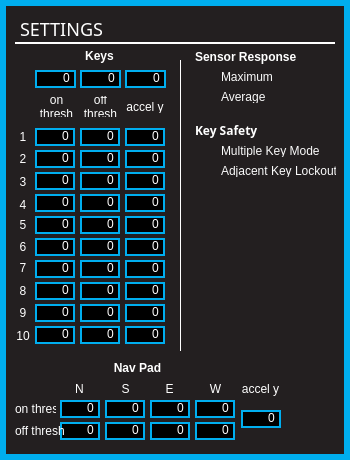
<?xml version="1.0" encoding="UTF-8"?>
<ui version="4.0">
 <class>Form</class>
 <widget class="QWidget" name="Form">
  <property name="geometry">
   <rect>
    <x>0</x>
    <y>0</y>
    <width>350</width>
    <height>460</height>
   </rect>
  </property>
  <property name="windowTitle">
   <string>Form</string>
  </property>
  <property name="styleSheet">
   <string notr="true">QWidget
{
	background:		rgba(35,31,32,255);
	border: 6px solid rgba(0,174,239,255);
}  

QWidget:hover
{
	/*border:				3px solid rgb(0, 126, 126)*/
}        

/* ---------- QLabels ------------*/
QLabel
{
	background:		rgba(0,0,0,0);
	color: 				white;
	font: 				10pt &quot;Futura&quot;;
	border:				none;
}

QLabel:hover
{
	border:				none;
}  

/* ---------- QSpinBox ------------*/
QSpinBox
{
	font: 10pt &quot;Futura&quot;;
	border: 2px solid rgb(0,174,239);
	background-color: rgba(0, 0, 0, 255);
	color: white;
	padding:0, 3, 0, 0;
}

QSpinBox::focus
{
	border: none;
	outline: none;
}

/* ---------- QLineEdit ------------*/
QLineEdit
{
	font: 10pt &quot;Futura&quot;;
	background: rgba(0,174,239,0);
	border: 2px solid rgba(0,174,239,255);
	border-radius: 0px;
	color: white;
	padding-left: 2px;
	padding-bottom: 2px;
}

QLineEdit:focus
{
	font: 10pt &quot;Futura&quot;;
	background: rgba(0,174,239,0);
	border: 2px solid white;
	border-radius: 0px;
	color: white;
	padding-left: 2px;
	padding-bottom: 2px;
}

/* ---------- QCheckBox ------------*/
QCheckBox
{
	font: 10pt &quot;Futura&quot;;
	background:rgba(0,174,239,0);
	color: white;
	padding:0, 3, 0, 0;
	border: none;
}

QCheckBox:focus
{
	background:rgba(0,174,239,0);
}


/* ------- QStackedWidget ---------*/
QStackedWidget
{
border-top: 1px solid white;
background: black;
}

</string>
  </property>
  <widget class="QLabel" name="label_3">
   <property name="geometry">
    <rect>
     <x>15</x>
     <y>128</y>
     <width>16</width>
     <height>18</height>
    </rect>
   </property>
   <property name="text">
    <string>1</string>
   </property>
   <property name="alignment">
    <set>Qt::AlignCenter</set>
   </property>
  </widget>
  <widget class="QLabel" name="label_4">
   <property name="geometry">
    <rect>
     <x>15</x>
     <y>150</y>
     <width>16</width>
     <height>18</height>
    </rect>
   </property>
   <property name="text">
    <string>2</string>
   </property>
   <property name="alignment">
    <set>Qt::AlignCenter</set>
   </property>
  </widget>
  <widget class="QLabel" name="label_5">
   <property name="geometry">
    <rect>
     <x>15</x>
     <y>173</y>
     <width>16</width>
     <height>18</height>
    </rect>
   </property>
   <property name="text">
    <string>3</string>
   </property>
   <property name="alignment">
    <set>Qt::AlignCenter</set>
   </property>
  </widget>
  <widget class="QLabel" name="label_6">
   <property name="geometry">
    <rect>
     <x>15</x>
     <y>196</y>
     <width>16</width>
     <height>18</height>
    </rect>
   </property>
   <property name="text">
    <string>4</string>
   </property>
   <property name="alignment">
    <set>Qt::AlignCenter</set>
   </property>
  </widget>
  <widget class="QLabel" name="label_7">
   <property name="geometry">
    <rect>
     <x>15</x>
     <y>216</y>
     <width>16</width>
     <height>18</height>
    </rect>
   </property>
   <property name="text">
    <string>5</string>
   </property>
   <property name="alignment">
    <set>Qt::AlignCenter</set>
   </property>
  </widget>
  <widget class="QLabel" name="label_8">
   <property name="geometry">
    <rect>
     <x>15</x>
     <y>238</y>
     <width>16</width>
     <height>18</height>
    </rect>
   </property>
   <property name="text">
    <string>6</string>
   </property>
   <property name="alignment">
    <set>Qt::AlignCenter</set>
   </property>
  </widget>
  <widget class="QLabel" name="label_9">
   <property name="geometry">
    <rect>
     <x>15</x>
     <y>259</y>
     <width>16</width>
     <height>18</height>
    </rect>
   </property>
   <property name="text">
    <string>7</string>
   </property>
   <property name="alignment">
    <set>Qt::AlignCenter</set>
   </property>
  </widget>
  <widget class="QLabel" name="label_10">
   <property name="geometry">
    <rect>
     <x>15</x>
     <y>282</y>
     <width>16</width>
     <height>18</height>
    </rect>
   </property>
   <property name="text">
    <string>8</string>
   </property>
   <property name="alignment">
    <set>Qt::AlignCenter</set>
   </property>
  </widget>
  <widget class="QLabel" name="label_11">
   <property name="geometry">
    <rect>
     <x>15</x>
     <y>304</y>
     <width>16</width>
     <height>18</height>
    </rect>
   </property>
   <property name="text">
    <string>9</string>
   </property>
   <property name="alignment">
    <set>Qt::AlignCenter</set>
   </property>
  </widget>
  <widget class="QLabel" name="label_12">
   <property name="geometry">
    <rect>
     <x>15</x>
     <y>327</y>
     <width>16</width>
     <height>18</height>
    </rect>
   </property>
   <property name="text">
    <string>10</string>
   </property>
   <property name="alignment">
    <set>Qt::AlignCenter</set>
   </property>
  </widget>
  <widget class="QLabel" name="label_19">
   <property name="geometry">
    <rect>
     <x>10</x>
     <y>360</y>
     <width>255</width>
     <height>16</height>
    </rect>
   </property>
   <property name="styleSheet">
    <string notr="true">font: bold 12px;
</string>
   </property>
   <property name="text">
    <string>Nav Pad</string>
   </property>
   <property name="alignment">
    <set>Qt::AlignCenter</set>
   </property>
  </widget>
  <widget class="QSpinBox" name="navEastOnThresh">
   <property name="geometry">
    <rect>
     <x>150</x>
     <y>400</y>
     <width>40</width>
     <height>18</height>
    </rect>
   </property>
   <property name="alignment">
    <set>Qt::AlignRight|Qt::AlignTrailing|Qt::AlignVCenter</set>
   </property>
   <property name="buttonSymbols">
    <enum>QAbstractSpinBox::NoButtons</enum>
   </property>
   <property name="maximum">
    <number>127</number>
   </property>
  </widget>
  <widget class="QLabel" name="label_20">
   <property name="geometry">
    <rect>
     <x>110</x>
     <y>380</y>
     <width>31</width>
     <height>18</height>
    </rect>
   </property>
   <property name="text">
    <string>S</string>
   </property>
   <property name="alignment">
    <set>Qt::AlignCenter</set>
   </property>
   <property name="wordWrap">
    <bool>true</bool>
   </property>
  </widget>
  <widget class="QSpinBox" name="navNorthOnThresh">
   <property name="geometry">
    <rect>
     <x>60</x>
     <y>400</y>
     <width>40</width>
     <height>18</height>
    </rect>
   </property>
   <property name="alignment">
    <set>Qt::AlignRight|Qt::AlignTrailing|Qt::AlignVCenter</set>
   </property>
   <property name="buttonSymbols">
    <enum>QAbstractSpinBox::NoButtons</enum>
   </property>
   <property name="maximum">
    <number>127</number>
   </property>
  </widget>
  <widget class="QLabel" name="label_21">
   <property name="geometry">
    <rect>
     <x>154</x>
     <y>380</y>
     <width>31</width>
     <height>18</height>
    </rect>
   </property>
   <property name="text">
    <string>E</string>
   </property>
   <property name="alignment">
    <set>Qt::AlignCenter</set>
   </property>
   <property name="wordWrap">
    <bool>true</bool>
   </property>
  </widget>
  <widget class="QSpinBox" name="navSouthOnThresh">
   <property name="geometry">
    <rect>
     <x>105</x>
     <y>400</y>
     <width>40</width>
     <height>18</height>
    </rect>
   </property>
   <property name="alignment">
    <set>Qt::AlignRight|Qt::AlignTrailing|Qt::AlignVCenter</set>
   </property>
   <property name="buttonSymbols">
    <enum>QAbstractSpinBox::NoButtons</enum>
   </property>
   <property name="maximum">
    <number>127</number>
   </property>
  </widget>
  <widget class="QSpinBox" name="navEastOffThresh">
   <property name="geometry">
    <rect>
     <x>150</x>
     <y>422</y>
     <width>40</width>
     <height>18</height>
    </rect>
   </property>
   <property name="alignment">
    <set>Qt::AlignRight|Qt::AlignTrailing|Qt::AlignVCenter</set>
   </property>
   <property name="buttonSymbols">
    <enum>QAbstractSpinBox::NoButtons</enum>
   </property>
   <property name="maximum">
    <number>127</number>
   </property>
  </widget>
  <widget class="QLabel" name="label_22">
   <property name="geometry">
    <rect>
     <x>64</x>
     <y>380</y>
     <width>31</width>
     <height>18</height>
    </rect>
   </property>
   <property name="text">
    <string>N</string>
   </property>
   <property name="alignment">
    <set>Qt::AlignCenter</set>
   </property>
   <property name="wordWrap">
    <bool>true</bool>
   </property>
  </widget>
  <widget class="QLabel" name="label_23">
   <property name="geometry">
    <rect>
     <x>15</x>
     <y>400</y>
     <width>41</width>
     <height>18</height>
    </rect>
   </property>
   <property name="text">
    <string>on thresh</string>
   </property>
   <property name="alignment">
    <set>Qt::AlignLeading|Qt::AlignLeft|Qt::AlignVCenter</set>
   </property>
  </widget>
  <widget class="QSpinBox" name="navNorthOffThresh">
   <property name="geometry">
    <rect>
     <x>60</x>
     <y>422</y>
     <width>40</width>
     <height>18</height>
    </rect>
   </property>
   <property name="alignment">
    <set>Qt::AlignRight|Qt::AlignTrailing|Qt::AlignVCenter</set>
   </property>
   <property name="buttonSymbols">
    <enum>QAbstractSpinBox::NoButtons</enum>
   </property>
   <property name="maximum">
    <number>127</number>
   </property>
  </widget>
  <widget class="QSpinBox" name="navWestOffThresh">
   <property name="geometry">
    <rect>
     <x>195</x>
     <y>422</y>
     <width>40</width>
     <height>18</height>
    </rect>
   </property>
   <property name="alignment">
    <set>Qt::AlignRight|Qt::AlignTrailing|Qt::AlignVCenter</set>
   </property>
   <property name="buttonSymbols">
    <enum>QAbstractSpinBox::NoButtons</enum>
   </property>
   <property name="maximum">
    <number>127</number>
   </property>
  </widget>
  <widget class="QLabel" name="label_24">
   <property name="geometry">
    <rect>
     <x>15</x>
     <y>422</y>
     <width>51</width>
     <height>18</height>
    </rect>
   </property>
   <property name="text">
    <string>off thresh</string>
   </property>
   <property name="alignment">
    <set>Qt::AlignLeading|Qt::AlignLeft|Qt::AlignVCenter</set>
   </property>
  </widget>
  <widget class="QSpinBox" name="navSouthOffThresh">
   <property name="geometry">
    <rect>
     <x>105</x>
     <y>422</y>
     <width>40</width>
     <height>18</height>
    </rect>
   </property>
   <property name="alignment">
    <set>Qt::AlignRight|Qt::AlignTrailing|Qt::AlignVCenter</set>
   </property>
   <property name="buttonSymbols">
    <enum>QAbstractSpinBox::NoButtons</enum>
   </property>
   <property name="maximum">
    <number>127</number>
   </property>
  </widget>
  <widget class="QLabel" name="label_25">
   <property name="geometry">
    <rect>
     <x>200</x>
     <y>380</y>
     <width>31</width>
     <height>18</height>
    </rect>
   </property>
   <property name="text">
    <string>W</string>
   </property>
   <property name="alignment">
    <set>Qt::AlignCenter</set>
   </property>
   <property name="wordWrap">
    <bool>true</bool>
   </property>
  </widget>
  <widget class="QSpinBox" name="navWestOnThresh">
   <property name="geometry">
    <rect>
     <x>195</x>
     <y>400</y>
     <width>40</width>
     <height>18</height>
    </rect>
   </property>
   <property name="alignment">
    <set>Qt::AlignRight|Qt::AlignTrailing|Qt::AlignVCenter</set>
   </property>
   <property name="buttonSymbols">
    <enum>QAbstractSpinBox::NoButtons</enum>
   </property>
   <property name="maximum">
    <number>127</number>
   </property>
  </widget>
  <widget class="QLabel" name="label_26">
   <property name="geometry">
    <rect>
     <x>240</x>
     <y>380</y>
     <width>41</width>
     <height>18</height>
    </rect>
   </property>
   <property name="text">
    <string>accel y</string>
   </property>
   <property name="alignment">
    <set>Qt::AlignCenter</set>
   </property>
   <property name="wordWrap">
    <bool>true</bool>
   </property>
  </widget>
  <widget class="QSpinBox" name="navAccelY">
   <property name="geometry">
    <rect>
     <x>241</x>
     <y>410</y>
     <width>40</width>
     <height>18</height>
    </rect>
   </property>
   <property name="alignment">
    <set>Qt::AlignRight|Qt::AlignTrailing|Qt::AlignVCenter</set>
   </property>
   <property name="buttonSymbols">
    <enum>QAbstractSpinBox::NoButtons</enum>
   </property>
   <property name="maximum">
    <number>127</number>
   </property>
  </widget>
  <widget class="QFrame" name="settingsFrame">
   <property name="geometry">
    <rect>
     <x>0</x>
     <y>0</y>
     <width>350</width>
     <height>460</height>
    </rect>
   </property>
   <property name="focusPolicy">
    <enum>Qt::NoFocus</enum>
   </property>
   <property name="styleSheet">
    <string notr="true"/>
   </property>
   <property name="frameShape">
    <enum>QFrame::StyledPanel</enum>
   </property>
   <property name="frameShadow">
    <enum>QFrame::Raised</enum>
   </property>
   <widget class="QLabel" name="label_28">
    <property name="geometry">
     <rect>
      <x>20</x>
      <y>8</y>
      <width>181</width>
      <height>41</height>
     </rect>
    </property>
    <property name="font">
     <font>
      <family>Futura</family>
      <pointsize>-1</pointsize>
      <weight>50</weight>
      <italic>false</italic>
      <bold>false</bold>
     </font>
    </property>
    <property name="styleSheet">
     <string notr="true">QLabel
	{
		font:							 18px;
	}</string>
    </property>
    <property name="text">
     <string>SETTINGS</string>
    </property>
   </widget>
   <widget class="QLabel" name="label_29">
    <property name="geometry">
     <rect>
      <x>15</x>
      <y>42</y>
      <width>320</width>
      <height>16</height>
     </rect>
    </property>
    <property name="styleSheet">
     <string notr="true">QLabel
{
border-top: 2px solid white;
}</string>
    </property>
    <property name="text">
     <string/>
    </property>
   </widget>
   <widget class="QLabel" name="label_27">
    <property name="geometry">
     <rect>
      <x>195</x>
      <y>120</y>
      <width>101</width>
      <height>20</height>
     </rect>
    </property>
    <property name="font">
     <font>
      <family>Futura</family>
      <pointsize>-1</pointsize>
      <weight>75</weight>
      <italic>false</italic>
      <bold>true</bold>
     </font>
    </property>
    <property name="styleSheet">
     <string notr="true">font: bold 12px;</string>
    </property>
    <property name="text">
     <string>Key Safety</string>
    </property>
    <property name="alignment">
     <set>Qt::AlignLeading|Qt::AlignLeft|Qt::AlignVCenter</set>
    </property>
   </widget>
   <widget class="QLabel" name="label_15">
    <property name="geometry">
     <rect>
      <x>121</x>
      <y>100</y>
      <width>48</width>
      <height>13</height>
     </rect>
    </property>
    <property name="text">
     <string>accel y</string>
    </property>
    <property name="alignment">
     <set>Qt::AlignCenter</set>
    </property>
    <property name="wordWrap">
     <bool>true</bool>
    </property>
   </widget>
   <widget class="QLabel" name="label_18">
    <property name="geometry">
     <rect>
      <x>80</x>
      <y>96</y>
      <width>41</width>
      <height>21</height>
     </rect>
    </property>
    <property name="text">
     <string>off thresh</string>
    </property>
    <property name="alignment">
     <set>Qt::AlignCenter</set>
    </property>
    <property name="wordWrap">
     <bool>true</bool>
    </property>
   </widget>
   <widget class="QLabel" name="label_17">
    <property name="geometry">
     <rect>
      <x>36</x>
      <y>96</y>
      <width>41</width>
      <height>21</height>
     </rect>
    </property>
    <property name="text">
     <string>on thresh</string>
    </property>
    <property name="alignment">
     <set>Qt::AlignCenter</set>
    </property>
    <property name="wordWrap">
     <bool>true</bool>
    </property>
   </widget>
   <widget class="QLabel" name="label_2">
    <property name="geometry">
     <rect>
      <x>74</x>
      <y>46</y>
      <width>51</width>
      <height>20</height>
     </rect>
    </property>
    <property name="styleSheet">
     <string notr="true">font: bold 12px</string>
    </property>
    <property name="text">
     <string>Keys</string>
    </property>
    <property name="alignment">
     <set>Qt::AlignCenter</set>
    </property>
   </widget>
   <widget class="QSpinBox" name="allAccelY">
    <property name="geometry">
     <rect>
      <x>125</x>
      <y>70</y>
      <width>41</width>
      <height>18</height>
     </rect>
    </property>
    <property name="alignment">
     <set>Qt::AlignRight|Qt::AlignTrailing|Qt::AlignVCenter</set>
    </property>
    <property name="buttonSymbols">
     <enum>QAbstractSpinBox::NoButtons</enum>
    </property>
    <property name="maximum">
     <number>127</number>
    </property>
   </widget>
   <widget class="QSpinBox" name="allOffThresh">
    <property name="geometry">
     <rect>
      <x>80</x>
      <y>70</y>
      <width>41</width>
      <height>18</height>
     </rect>
    </property>
    <property name="alignment">
     <set>Qt::AlignRight|Qt::AlignTrailing|Qt::AlignVCenter</set>
    </property>
    <property name="buttonSymbols">
     <enum>QAbstractSpinBox::NoButtons</enum>
    </property>
    <property name="maximum">
     <number>127</number>
    </property>
   </widget>
   <widget class="QSpinBox" name="allOnThresh">
    <property name="geometry">
     <rect>
      <x>35</x>
      <y>70</y>
      <width>41</width>
      <height>18</height>
     </rect>
    </property>
    <property name="alignment">
     <set>Qt::AlignRight|Qt::AlignTrailing|Qt::AlignVCenter</set>
    </property>
    <property name="buttonSymbols">
     <enum>QAbstractSpinBox::NoButtons</enum>
    </property>
    <property name="maximum">
     <number>127</number>
    </property>
   </widget>
   <widget class="QSpinBox" name="key1OnThresh">
    <property name="geometry">
     <rect>
      <x>35</x>
      <y>128</y>
      <width>40</width>
      <height>18</height>
     </rect>
    </property>
    <property name="alignment">
     <set>Qt::AlignRight|Qt::AlignTrailing|Qt::AlignVCenter</set>
    </property>
    <property name="buttonSymbols">
     <enum>QAbstractSpinBox::NoButtons</enum>
    </property>
    <property name="maximum">
     <number>127</number>
    </property>
   </widget>
   <widget class="QSpinBox" name="key1OffThresh">
    <property name="geometry">
     <rect>
      <x>80</x>
      <y>128</y>
      <width>40</width>
      <height>18</height>
     </rect>
    </property>
    <property name="alignment">
     <set>Qt::AlignRight|Qt::AlignTrailing|Qt::AlignVCenter</set>
    </property>
    <property name="buttonSymbols">
     <enum>QAbstractSpinBox::NoButtons</enum>
    </property>
    <property name="maximum">
     <number>127</number>
    </property>
   </widget>
   <widget class="QSpinBox" name="key1AccelY">
    <property name="geometry">
     <rect>
      <x>125</x>
      <y>128</y>
      <width>40</width>
      <height>18</height>
     </rect>
    </property>
    <property name="alignment">
     <set>Qt::AlignRight|Qt::AlignTrailing|Qt::AlignVCenter</set>
    </property>
    <property name="buttonSymbols">
     <enum>QAbstractSpinBox::NoButtons</enum>
    </property>
    <property name="maximum">
     <number>127</number>
    </property>
   </widget>
   <widget class="QSpinBox" name="key2OnThresh">
    <property name="geometry">
     <rect>
      <x>35</x>
      <y>150</y>
      <width>40</width>
      <height>18</height>
     </rect>
    </property>
    <property name="alignment">
     <set>Qt::AlignRight|Qt::AlignTrailing|Qt::AlignVCenter</set>
    </property>
    <property name="buttonSymbols">
     <enum>QAbstractSpinBox::NoButtons</enum>
    </property>
    <property name="maximum">
     <number>127</number>
    </property>
   </widget>
   <widget class="QSpinBox" name="key2OffThresh">
    <property name="geometry">
     <rect>
      <x>80</x>
      <y>150</y>
      <width>40</width>
      <height>18</height>
     </rect>
    </property>
    <property name="alignment">
     <set>Qt::AlignRight|Qt::AlignTrailing|Qt::AlignVCenter</set>
    </property>
    <property name="buttonSymbols">
     <enum>QAbstractSpinBox::NoButtons</enum>
    </property>
    <property name="maximum">
     <number>127</number>
    </property>
   </widget>
   <widget class="QSpinBox" name="key2AccelY">
    <property name="geometry">
     <rect>
      <x>125</x>
      <y>150</y>
      <width>40</width>
      <height>18</height>
     </rect>
    </property>
    <property name="alignment">
     <set>Qt::AlignRight|Qt::AlignTrailing|Qt::AlignVCenter</set>
    </property>
    <property name="buttonSymbols">
     <enum>QAbstractSpinBox::NoButtons</enum>
    </property>
    <property name="maximum">
     <number>127</number>
    </property>
   </widget>
   <widget class="QSpinBox" name="key3OnThresh">
    <property name="geometry">
     <rect>
      <x>35</x>
      <y>172</y>
      <width>40</width>
      <height>18</height>
     </rect>
    </property>
    <property name="alignment">
     <set>Qt::AlignRight|Qt::AlignTrailing|Qt::AlignVCenter</set>
    </property>
    <property name="buttonSymbols">
     <enum>QAbstractSpinBox::NoButtons</enum>
    </property>
    <property name="maximum">
     <number>127</number>
    </property>
   </widget>
   <widget class="QSpinBox" name="key3OffThresh">
    <property name="geometry">
     <rect>
      <x>80</x>
      <y>172</y>
      <width>40</width>
      <height>18</height>
     </rect>
    </property>
    <property name="alignment">
     <set>Qt::AlignRight|Qt::AlignTrailing|Qt::AlignVCenter</set>
    </property>
    <property name="buttonSymbols">
     <enum>QAbstractSpinBox::NoButtons</enum>
    </property>
    <property name="maximum">
     <number>127</number>
    </property>
   </widget>
   <widget class="QSpinBox" name="key3AccelY">
    <property name="geometry">
     <rect>
      <x>125</x>
      <y>172</y>
      <width>40</width>
      <height>18</height>
     </rect>
    </property>
    <property name="alignment">
     <set>Qt::AlignRight|Qt::AlignTrailing|Qt::AlignVCenter</set>
    </property>
    <property name="buttonSymbols">
     <enum>QAbstractSpinBox::NoButtons</enum>
    </property>
    <property name="maximum">
     <number>127</number>
    </property>
   </widget>
   <widget class="QSpinBox" name="key4OnThresh">
    <property name="geometry">
     <rect>
      <x>35</x>
      <y>194</y>
      <width>40</width>
      <height>18</height>
     </rect>
    </property>
    <property name="alignment">
     <set>Qt::AlignRight|Qt::AlignTrailing|Qt::AlignVCenter</set>
    </property>
    <property name="buttonSymbols">
     <enum>QAbstractSpinBox::NoButtons</enum>
    </property>
    <property name="maximum">
     <number>127</number>
    </property>
   </widget>
   <widget class="QSpinBox" name="key4OffThresh">
    <property name="geometry">
     <rect>
      <x>80</x>
      <y>194</y>
      <width>40</width>
      <height>18</height>
     </rect>
    </property>
    <property name="alignment">
     <set>Qt::AlignRight|Qt::AlignTrailing|Qt::AlignVCenter</set>
    </property>
    <property name="buttonSymbols">
     <enum>QAbstractSpinBox::NoButtons</enum>
    </property>
    <property name="maximum">
     <number>127</number>
    </property>
   </widget>
   <widget class="QSpinBox" name="key4AccelY">
    <property name="geometry">
     <rect>
      <x>125</x>
      <y>194</y>
      <width>40</width>
      <height>18</height>
     </rect>
    </property>
    <property name="alignment">
     <set>Qt::AlignRight|Qt::AlignTrailing|Qt::AlignVCenter</set>
    </property>
    <property name="buttonSymbols">
     <enum>QAbstractSpinBox::NoButtons</enum>
    </property>
    <property name="maximum">
     <number>127</number>
    </property>
   </widget>
   <widget class="QSpinBox" name="key5OnThresh">
    <property name="geometry">
     <rect>
      <x>35</x>
      <y>216</y>
      <width>40</width>
      <height>18</height>
     </rect>
    </property>
    <property name="alignment">
     <set>Qt::AlignRight|Qt::AlignTrailing|Qt::AlignVCenter</set>
    </property>
    <property name="buttonSymbols">
     <enum>QAbstractSpinBox::NoButtons</enum>
    </property>
    <property name="maximum">
     <number>127</number>
    </property>
   </widget>
   <widget class="QSpinBox" name="key5OffThresh">
    <property name="geometry">
     <rect>
      <x>80</x>
      <y>216</y>
      <width>40</width>
      <height>18</height>
     </rect>
    </property>
    <property name="alignment">
     <set>Qt::AlignRight|Qt::AlignTrailing|Qt::AlignVCenter</set>
    </property>
    <property name="buttonSymbols">
     <enum>QAbstractSpinBox::NoButtons</enum>
    </property>
    <property name="maximum">
     <number>127</number>
    </property>
   </widget>
   <widget class="QSpinBox" name="key5AccelY">
    <property name="geometry">
     <rect>
      <x>125</x>
      <y>216</y>
      <width>40</width>
      <height>18</height>
     </rect>
    </property>
    <property name="alignment">
     <set>Qt::AlignRight|Qt::AlignTrailing|Qt::AlignVCenter</set>
    </property>
    <property name="buttonSymbols">
     <enum>QAbstractSpinBox::NoButtons</enum>
    </property>
    <property name="maximum">
     <number>127</number>
    </property>
   </widget>
   <widget class="QSpinBox" name="key6OnThresh">
    <property name="geometry">
     <rect>
      <x>35</x>
      <y>238</y>
      <width>40</width>
      <height>18</height>
     </rect>
    </property>
    <property name="alignment">
     <set>Qt::AlignRight|Qt::AlignTrailing|Qt::AlignVCenter</set>
    </property>
    <property name="buttonSymbols">
     <enum>QAbstractSpinBox::NoButtons</enum>
    </property>
    <property name="maximum">
     <number>127</number>
    </property>
   </widget>
   <widget class="QSpinBox" name="key6OffThresh">
    <property name="geometry">
     <rect>
      <x>80</x>
      <y>238</y>
      <width>40</width>
      <height>18</height>
     </rect>
    </property>
    <property name="alignment">
     <set>Qt::AlignRight|Qt::AlignTrailing|Qt::AlignVCenter</set>
    </property>
    <property name="buttonSymbols">
     <enum>QAbstractSpinBox::NoButtons</enum>
    </property>
    <property name="maximum">
     <number>127</number>
    </property>
   </widget>
   <widget class="QSpinBox" name="key6AccelY">
    <property name="geometry">
     <rect>
      <x>125</x>
      <y>238</y>
      <width>40</width>
      <height>18</height>
     </rect>
    </property>
    <property name="alignment">
     <set>Qt::AlignRight|Qt::AlignTrailing|Qt::AlignVCenter</set>
    </property>
    <property name="buttonSymbols">
     <enum>QAbstractSpinBox::NoButtons</enum>
    </property>
    <property name="maximum">
     <number>127</number>
    </property>
   </widget>
   <widget class="QSpinBox" name="key7OnThresh">
    <property name="geometry">
     <rect>
      <x>35</x>
      <y>260</y>
      <width>40</width>
      <height>18</height>
     </rect>
    </property>
    <property name="alignment">
     <set>Qt::AlignRight|Qt::AlignTrailing|Qt::AlignVCenter</set>
    </property>
    <property name="buttonSymbols">
     <enum>QAbstractSpinBox::NoButtons</enum>
    </property>
    <property name="maximum">
     <number>127</number>
    </property>
   </widget>
   <widget class="QSpinBox" name="key7OffThresh">
    <property name="geometry">
     <rect>
      <x>80</x>
      <y>260</y>
      <width>40</width>
      <height>18</height>
     </rect>
    </property>
    <property name="alignment">
     <set>Qt::AlignRight|Qt::AlignTrailing|Qt::AlignVCenter</set>
    </property>
    <property name="buttonSymbols">
     <enum>QAbstractSpinBox::NoButtons</enum>
    </property>
    <property name="maximum">
     <number>127</number>
    </property>
   </widget>
   <widget class="QSpinBox" name="key7AccelY">
    <property name="geometry">
     <rect>
      <x>125</x>
      <y>260</y>
      <width>40</width>
      <height>18</height>
     </rect>
    </property>
    <property name="alignment">
     <set>Qt::AlignRight|Qt::AlignTrailing|Qt::AlignVCenter</set>
    </property>
    <property name="buttonSymbols">
     <enum>QAbstractSpinBox::NoButtons</enum>
    </property>
    <property name="maximum">
     <number>127</number>
    </property>
   </widget>
   <widget class="QSpinBox" name="key8OnThresh">
    <property name="geometry">
     <rect>
      <x>35</x>
      <y>282</y>
      <width>40</width>
      <height>18</height>
     </rect>
    </property>
    <property name="alignment">
     <set>Qt::AlignRight|Qt::AlignTrailing|Qt::AlignVCenter</set>
    </property>
    <property name="buttonSymbols">
     <enum>QAbstractSpinBox::NoButtons</enum>
    </property>
    <property name="maximum">
     <number>127</number>
    </property>
   </widget>
   <widget class="QSpinBox" name="key8OffThresh">
    <property name="geometry">
     <rect>
      <x>80</x>
      <y>282</y>
      <width>40</width>
      <height>18</height>
     </rect>
    </property>
    <property name="alignment">
     <set>Qt::AlignRight|Qt::AlignTrailing|Qt::AlignVCenter</set>
    </property>
    <property name="buttonSymbols">
     <enum>QAbstractSpinBox::NoButtons</enum>
    </property>
    <property name="maximum">
     <number>127</number>
    </property>
   </widget>
   <widget class="QSpinBox" name="key8AccelY">
    <property name="geometry">
     <rect>
      <x>125</x>
      <y>282</y>
      <width>40</width>
      <height>18</height>
     </rect>
    </property>
    <property name="alignment">
     <set>Qt::AlignRight|Qt::AlignTrailing|Qt::AlignVCenter</set>
    </property>
    <property name="buttonSymbols">
     <enum>QAbstractSpinBox::NoButtons</enum>
    </property>
    <property name="maximum">
     <number>127</number>
    </property>
   </widget>
   <widget class="QSpinBox" name="key9OnThresh">
    <property name="geometry">
     <rect>
      <x>35</x>
      <y>304</y>
      <width>40</width>
      <height>18</height>
     </rect>
    </property>
    <property name="alignment">
     <set>Qt::AlignRight|Qt::AlignTrailing|Qt::AlignVCenter</set>
    </property>
    <property name="buttonSymbols">
     <enum>QAbstractSpinBox::NoButtons</enum>
    </property>
    <property name="maximum">
     <number>127</number>
    </property>
   </widget>
   <widget class="QSpinBox" name="key9OffThresh">
    <property name="geometry">
     <rect>
      <x>80</x>
      <y>304</y>
      <width>40</width>
      <height>18</height>
     </rect>
    </property>
    <property name="alignment">
     <set>Qt::AlignRight|Qt::AlignTrailing|Qt::AlignVCenter</set>
    </property>
    <property name="buttonSymbols">
     <enum>QAbstractSpinBox::NoButtons</enum>
    </property>
    <property name="maximum">
     <number>127</number>
    </property>
   </widget>
   <widget class="QSpinBox" name="key9AccelY">
    <property name="geometry">
     <rect>
      <x>125</x>
      <y>304</y>
      <width>40</width>
      <height>18</height>
     </rect>
    </property>
    <property name="alignment">
     <set>Qt::AlignRight|Qt::AlignTrailing|Qt::AlignVCenter</set>
    </property>
    <property name="buttonSymbols">
     <enum>QAbstractSpinBox::NoButtons</enum>
    </property>
    <property name="maximum">
     <number>127</number>
    </property>
   </widget>
   <widget class="QSpinBox" name="key10OffThresh">
    <property name="geometry">
     <rect>
      <x>80</x>
      <y>326</y>
      <width>40</width>
      <height>18</height>
     </rect>
    </property>
    <property name="alignment">
     <set>Qt::AlignRight|Qt::AlignTrailing|Qt::AlignVCenter</set>
    </property>
    <property name="buttonSymbols">
     <enum>QAbstractSpinBox::NoButtons</enum>
    </property>
    <property name="maximum">
     <number>127</number>
    </property>
   </widget>
   <widget class="QSpinBox" name="key10AccelY">
    <property name="geometry">
     <rect>
      <x>125</x>
      <y>326</y>
      <width>40</width>
      <height>18</height>
     </rect>
    </property>
    <property name="alignment">
     <set>Qt::AlignRight|Qt::AlignTrailing|Qt::AlignVCenter</set>
    </property>
    <property name="buttonSymbols">
     <enum>QAbstractSpinBox::NoButtons</enum>
    </property>
    <property name="maximum">
     <number>127</number>
    </property>
   </widget>
   <widget class="QLabel" name="label_31">
    <property name="geometry">
     <rect>
      <x>180</x>
      <y>60</y>
      <width>20</width>
      <height>291</height>
     </rect>
    </property>
    <property name="styleSheet">
     <string notr="true">QLabel
{
border-left: 1px solid white;
}</string>
    </property>
    <property name="text">
     <string/>
    </property>
   </widget>
   <widget class="QLabel" name="label">
    <property name="geometry">
     <rect>
      <x>195</x>
      <y>46</y>
      <width>149</width>
      <height>21</height>
     </rect>
    </property>
    <property name="styleSheet">
     <string notr="true">font: bold 12px;</string>
    </property>
    <property name="text">
     <string>Sensor Response</string>
    </property>
   </widget>
   <widget class="QCheckBox" name="sensorResponseMax">
    <property name="geometry">
     <rect>
      <x>205</x>
      <y>70</y>
      <width>123</width>
      <height>16</height>
     </rect>
    </property>
    <property name="focusPolicy">
     <enum>Qt::WheelFocus</enum>
    </property>
    <property name="styleSheet">
     <string notr="true">QCheckBox
{
color: rgba(255,255,255,250);
	font: 10pt &quot;Futura&quot;;
}

QCheckBox::indicator {
     width: 10px;
     height: 10px;
 }

  QCheckBox::indicator::unchecked {
     image: url(:/resources/radio_off.png);
 }

 QCheckBox::indicator:unchecked:hover {
     image: url(:/resources/radio_off.png);
 }

 QCheckBox::indicator:unchecked:pressed {
     image: url(:/resources/radio_on.png);
 }

 QCheckBox::indicator::checked {
     image: url(:/resources/radio_on.png);
 }

 QCheckBox::indicator:checked:pressed {
     image: url(:/resources/radio_off.png);
 }

 QCheckBox::indicator::unchecked:focus {
     image: url(:/resources/radio_focus_off.png);
 }

 QCheckBox::indicator:unchecked:pressed:focus {
     image: url(:/resources/radio_focus_on.png);
 }

 QCheckBox::indicator::checked:focus {
     image: url(:/resources/radio_focus_on.png);
 }

 QCheckBox::indicator:checked:pressed:focus {
     image: url(:/resources/radio_focus_off.png);
 }</string>
    </property>
    <property name="text">
     <string>Maximum</string>
    </property>
   </widget>
   <widget class="QCheckBox" name="sensorResponseAverage">
    <property name="geometry">
     <rect>
      <x>205</x>
      <y>90</y>
      <width>123</width>
      <height>16</height>
     </rect>
    </property>
    <property name="focusPolicy">
     <enum>Qt::WheelFocus</enum>
    </property>
    <property name="styleSheet">
     <string notr="true">QCheckBox
{
color: rgba(255,255,255,250);
	font: 10pt &quot;Futura&quot;;
}

QCheckBox::indicator {
     width: 10px;
     height: 10px;
 }

  QCheckBox::indicator::unchecked {
     image: url(:/resources/radio_off.png);
 }

 QCheckBox::indicator:unchecked:hover {
     image: url(:/resources/radio_off.png);
 }

 QCheckBox::indicator:unchecked:pressed {
     image: url(:/resources/radio_on.png);
 }

 QCheckBox::indicator::checked {
     image: url(:/resources/radio_on.png);
 }

 QCheckBox::indicator:checked:pressed {
     image: url(:/resources/radio_off.png);
 }

 QCheckBox::indicator::unchecked:focus {
     image: url(:/resources/radio_focus_off.png);
 }

 QCheckBox::indicator:unchecked:pressed:focus {
     image: url(:/resources/radio_focus_on.png);
 }

 QCheckBox::indicator::checked:focus {
     image: url(:/resources/radio_focus_on.png);
 }

 QCheckBox::indicator:checked:pressed:focus {
     image: url(:/resources/radio_focus_off.png);
 }</string>
    </property>
    <property name="text">
     <string>Average</string>
    </property>
   </widget>
   <widget class="QCheckBox" name="multipleKeyMode">
    <property name="geometry">
     <rect>
      <x>205</x>
      <y>144</y>
      <width>131</width>
      <height>16</height>
     </rect>
    </property>
    <property name="focusPolicy">
     <enum>Qt::WheelFocus</enum>
    </property>
    <property name="layoutDirection">
     <enum>Qt::LeftToRight</enum>
    </property>
    <property name="styleSheet">
     <string notr="true">QCheckBox
{
color: rgba(255,255,255,250);
	font: 10pt &quot;Futura&quot;;
}

QCheckBox::indicator {
     width: 10px;
     height: 10px;
 }

  QCheckBox::indicator::unchecked {
     image: url(:/resources/radio_off.png);
 }

 QCheckBox::indicator:unchecked:hover {
     image: url(:/resources/radio_off.png);
 }

 QCheckBox::indicator:unchecked:pressed {
     image: url(:/resources/radio_on.png);
 }

 QCheckBox::indicator::checked {
     image: url(:/resources/radio_on.png);
 }

 QCheckBox::indicator:checked:pressed {
     image: url(:/resources/radio_off.png);
 }

 QCheckBox::indicator::unchecked:focus {
     image: url(:/resources/radio_focus_off.png);
 }

 QCheckBox::indicator:unchecked:pressed:focus {
     image: url(:/resources/radio_focus_on.png);
 }

 QCheckBox::indicator::checked:focus {
     image: url(:/resources/radio_focus_on.png);
 }

 QCheckBox::indicator:checked:pressed:focus {
     image: url(:/resources/radio_focus_off.png);
 }</string>
    </property>
    <property name="text">
     <string>Multiple Key Mode</string>
    </property>
   </widget>
   <widget class="QCheckBox" name="adjacentKeyMode">
    <property name="geometry">
     <rect>
      <x>205</x>
      <y>164</y>
      <width>131</width>
      <height>16</height>
     </rect>
    </property>
    <property name="focusPolicy">
     <enum>Qt::WheelFocus</enum>
    </property>
    <property name="layoutDirection">
     <enum>Qt::LeftToRight</enum>
    </property>
    <property name="styleSheet">
     <string notr="true">QCheckBox
{
color: rgba(255,255,255,250);
	font: 10pt &quot;Futura&quot;;
}

QCheckBox::indicator {
     width: 10px;
     height: 10px;
 }

  QCheckBox::indicator::unchecked {
     image: url(:/resources/radio_off.png);
 }

 QCheckBox::indicator:unchecked:hover {
     image: url(:/resources/radio_off.png);
 }

 QCheckBox::indicator:unchecked:pressed {
     image: url(:/resources/radio_on.png);
 }

 QCheckBox::indicator::checked {
     image: url(:/resources/radio_on.png);
 }

 QCheckBox::indicator:checked:pressed {
     image: url(:/resources/radio_off.png);
 }

 QCheckBox::indicator::unchecked:focus {
     image: url(:/resources/radio_focus_off.png);
 }

 QCheckBox::indicator:unchecked:pressed:focus {
     image: url(:/resources/radio_focus_on.png);
 }

 QCheckBox::indicator::checked:focus {
     image: url(:/resources/radio_focus_on.png);
 }

 QCheckBox::indicator:checked:pressed:focus {
     image: url(:/resources/radio_focus_off.png);
 }</string>
    </property>
    <property name="text">
     <string>Adjacent Key Lockout</string>
    </property>
   </widget>
   <widget class="QSpinBox" name="key10OnThresh">
    <property name="geometry">
     <rect>
      <x>35</x>
      <y>326</y>
      <width>40</width>
      <height>18</height>
     </rect>
    </property>
    <property name="alignment">
     <set>Qt::AlignRight|Qt::AlignTrailing|Qt::AlignVCenter</set>
    </property>
    <property name="buttonSymbols">
     <enum>QAbstractSpinBox::NoButtons</enum>
    </property>
    <property name="maximum">
     <number>127</number>
    </property>
   </widget>
   <zorder>label_28</zorder>
   <zorder>label_29</zorder>
   <zorder>label_27</zorder>
   <zorder>label_24</zorder>
   <zorder>label_15</zorder>
   <zorder>label_18</zorder>
   <zorder>label_17</zorder>
   <zorder>label_2</zorder>
   <zorder>allOffThresh</zorder>
   <zorder>allAccelY</zorder>
   <zorder>allOffThresh</zorder>
   <zorder>allOnThresh</zorder>
   <zorder>key1OnThresh</zorder>
   <zorder>key1OffThresh</zorder>
   <zorder>key1AccelY</zorder>
   <zorder>key2OnThresh</zorder>
   <zorder>key2OffThresh</zorder>
   <zorder>key2AccelY</zorder>
   <zorder>key3OnThresh</zorder>
   <zorder>key3OffThresh</zorder>
   <zorder>key3AccelY</zorder>
   <zorder>key4OnThresh</zorder>
   <zorder>key4OffThresh</zorder>
   <zorder>key4AccelY</zorder>
   <zorder>key5OnThresh</zorder>
   <zorder>key5OffThresh</zorder>
   <zorder>key5AccelY</zorder>
   <zorder>key6OnThresh</zorder>
   <zorder>key6OffThresh</zorder>
   <zorder>key6AccelY</zorder>
   <zorder>key7OnThresh</zorder>
   <zorder>key7OffThresh</zorder>
   <zorder>key7AccelY</zorder>
   <zorder>key8OnThresh</zorder>
   <zorder>key8OffThresh</zorder>
   <zorder>key8AccelY</zorder>
   <zorder>key9OnThresh</zorder>
   <zorder>key9OffThresh</zorder>
   <zorder>key9AccelY</zorder>
   <zorder>key10OffThresh</zorder>
   <zorder>key10AccelY</zorder>
   <zorder>label_31</zorder>
   <zorder>label</zorder>
   <zorder>sensorResponseMax</zorder>
   <zorder>sensorResponseAverage</zorder>
   <zorder>multipleKeyMode</zorder>
   <zorder>adjacentKeyMode</zorder>
   <zorder>key10OnThresh</zorder>
   <zorder>key10OnThresh</zorder>
  </widget>
  <zorder>settingsFrame</zorder>
  <zorder>label_3</zorder>
  <zorder>label_4</zorder>
  <zorder>label_5</zorder>
  <zorder>label_6</zorder>
  <zorder>label_7</zorder>
  <zorder>label_8</zorder>
  <zorder>label_9</zorder>
  <zorder>label_10</zorder>
  <zorder>label_11</zorder>
  <zorder>label_12</zorder>
  <zorder>label_19</zorder>
  <zorder>navEastOnThresh</zorder>
  <zorder>label_20</zorder>
  <zorder>navNorthOnThresh</zorder>
  <zorder>label_21</zorder>
  <zorder>navSouthOnThresh</zorder>
  <zorder>navEastOffThresh</zorder>
  <zorder>label_22</zorder>
  <zorder>label_23</zorder>
  <zorder>navNorthOffThresh</zorder>
  <zorder>navWestOffThresh</zorder>
  <zorder>label_24</zorder>
  <zorder>navSouthOffThresh</zorder>
  <zorder>label_25</zorder>
  <zorder>navWestOnThresh</zorder>
  <zorder>label_26</zorder>
  <zorder>navAccelY</zorder>
 </widget>
 <resources/>
 <connections/>
</ui>
